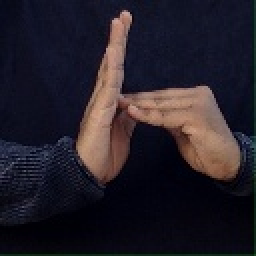
#> input picture signs/signs/1.jpg, 128 x 128 px, given in place of the camera (shown 2 times larger)
$ python create_hist.py
#> lines starting #> are read from the running program, lines starting #| are printed output that depends on the picture; after the words box and inside, x2 and y2 are one past the last pixel; in counts of white or black regions, pixels touching at a corner belong together
import cv2
import numpy as np
import pickle

def create_hist():
    cap = cv2.VideoCapture(0)
    x, y, w, h = 300, 100, 300, 300

    while True:
        ret, frame = cap.read()
#> frame is the input picture: shape (128, 128, 3); mean B, G, R 40, 31.1, 36.5
        frame = cv2.flip(frame, 1)
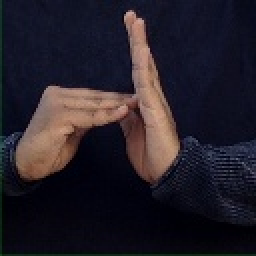
#> frame: shape (128, 128, 3) (shown 2 times larger); mean B, G, R 40, 31.1, 36.5

        # ROI to grab skin color data
        roi = frame[y:y+h, x:x+w]
#> roi = empty array
        cv2.rectangle(frame, (x,y), (x+w, y+h), (0,255,0), 2)
        cv2.putText(frame, "Place hand inside the box & press 's' to save histogram", (10, 30),
                    cv2.FONT_HERSHEY_SIMPLEX, 0.6, (0,255,255), 2)
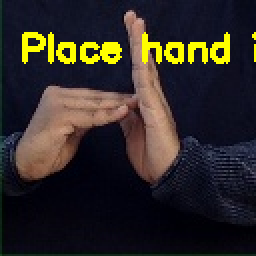
#> frame: shape (128, 128, 3) (shown 2 times larger); 4.44% of pixels changed, all inside (x1, y1, x2, y2) = (11, 16, 128, 32)
        cv2.imshow("Create Histogram", frame)

        key = cv2.waitKey(1)
#> (key q is pressed here)

        if key == ord('s'):
            roi_hsv = cv2.cvtColor(roi, cv2.COLOR_BGR2HSV)
            # Create the histogram
            hist = cv2.calcHist([roi_hsv], [0, 1], None, [180, 256], [0, 180, 0, 256])
            hist = cv2.normalize(hist, hist, 0, 255, cv2.NORM_MINMAX)
            with open("hist", "wb") as f:
                pickle.dump(hist, f)
            print("Histogram saved as 'hist'")
            break

        elif key == ord('q'):
            break

    cap.release()
    cv2.destroyAllWindows()

create_hist()

$ run again, on signs/signs/2.jpg
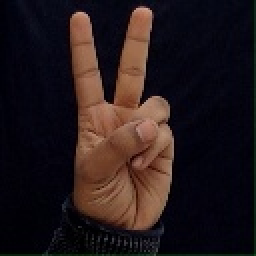
#> input picture signs/signs/2.jpg, 128 x 128 px, given in place of the camera (shown 2 times larger)
#> in create_hist, frame is the input picture: shape (128, 128, 3); mean B, G, R 26.7, 25.1, 36.3
#> in create_hist, `frame = cv2.flip(frame, 1)`:
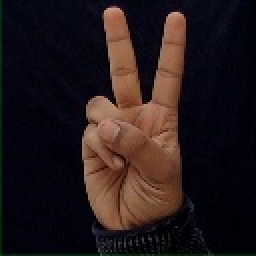
#> frame: shape (128, 128, 3) (shown 2 times larger); mean B, G, R 26.7, 25.1, 36.3
#> roi = empty array
#> in create_hist, `cv2.putText(frame, "Place hand inside the box & press 's' to save hist..`:
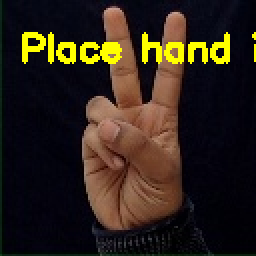
#> frame: shape (128, 128, 3) (shown 2 times larger); 4.44% of pixels changed, all inside (x1, y1, x2, y2) = (11, 16, 128, 32)

$ run again, on signs/signs/3.jpg
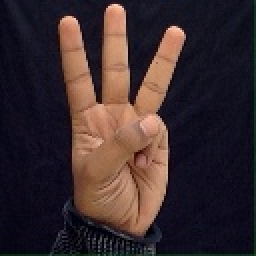
#> input picture signs/signs/3.jpg, 128 x 128 px, given in place of the camera (shown 2 times larger)
#> in create_hist, frame is the input picture: shape (128, 128, 3); mean B, G, R 45.9, 43.5, 58.3
#> in create_hist, `frame = cv2.flip(frame, 1)`:
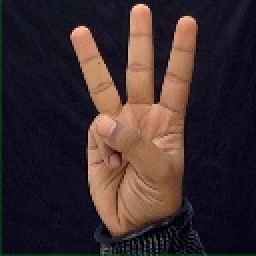
#> frame: shape (128, 128, 3) (shown 2 times larger); mean B, G, R 45.9, 43.5, 58.3
#> roi = empty array
#> in create_hist, `cv2.putText(frame, "Place hand inside the box & press 's' to save hist..`:
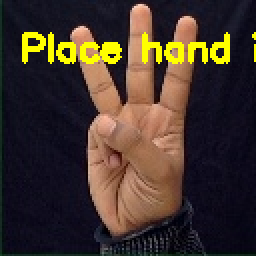
#> frame: shape (128, 128, 3) (shown 2 times larger); 4.44% of pixels changed, all inside (x1, y1, x2, y2) = (11, 16, 128, 32)

$ run again, on signs/signs/4.jpg
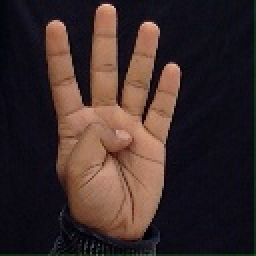
#> input picture signs/signs/4.jpg, 128 x 128 px, given in place of the camera (shown 2 times larger)
#> in create_hist, frame is the input picture: shape (128, 128, 3); mean B, G, R 42, 43.2, 58.7
#> in create_hist, `frame = cv2.flip(frame, 1)`:
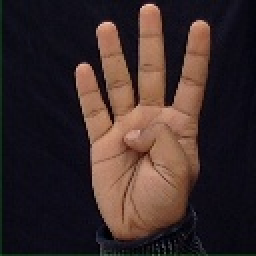
#> frame: shape (128, 128, 3) (shown 2 times larger); mean B, G, R 42, 43.2, 58.7
#> roi = empty array
#> in create_hist, `cv2.putText(frame, "Place hand inside the box & press 's' to save hist..`:
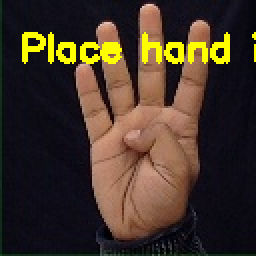
#> frame: shape (128, 128, 3) (shown 2 times larger); 4.44% of pixels changed, all inside (x1, y1, x2, y2) = (11, 16, 128, 32)
